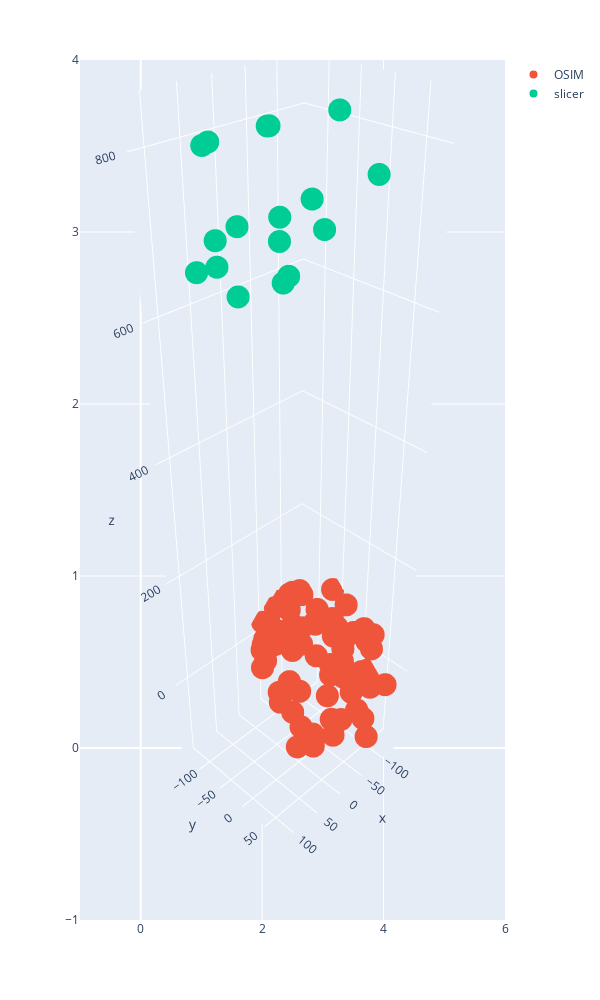

Write notebook code for a chart like this one.
### Code cell
import plotly.express as px
import plotly.graph_objects as go
fig = px.scatter(width=600, height=1000)
fig.add_trace(go.Scatter3d(x = pelvis_osim_mark_mscl['r'], y = pelvis_osim_mark_mscl['a'], z=pelvis_osim_mark_mscl['s'], mode = 'markers', name = 'OSIM'))
fig.add_trace(go.Scatter3d(x = pelvis_mri['r'],  y = pelvis_mri['a'], z=pelvis_mri['s'], mode = 'markers', name = 'slicer'))
fig.update_scenes(aspectmode="data" )
fig.update_scenes(aspectmode="data" )
camera = dict(
    up=dict(x=0, y=0, z=1),
    center=dict(x=0, y=0, z=0),
    eye=dict(x=2, y=2, z=2)
)
fig.update_layout(scene_camera=camera)
fig.show()

### Figure 1 — Plotly figure (JSON) as saved in the notebook; plotly's stock layout.template omitted (floating-point values rounded to 4 significant figures)
{"data": [{"hovertemplate": "<extra></extra>", "legendgroup": "", "marker": {"color": "#636efa", "symbol": "circle"}, "mode": "markers", "name": "", "orientation": "v", "showlegend": false, "type": "scatter", "xaxis": "x", "yaxis": "y"}, {"mode": "markers", "name": "OSIM", "type": "scatter3d", "x": [0.5879, 0.5879, -137.9, -137.9, 0, -68.68, -68.68, -109.2, -109.2, -114.3, -114.3, -83.64, -83.64, -30.69, -56.28, -56.28, -100.7, -19.1, -7.58, -74.04, -89.62, -52.66, -30.98, -104, -123.1, -125.7, -131.7, -134.4, -130, -127.3, -49.14, -84.73, -99.87, -29.58, -61.6, -78.9, -47.36, -60.5, -13.5, -101.8, -102.0, -60.6, -20.5, -24, -19.5, -98.7, -103.8, -20.34, -19.1, -7.58, -74.04, -89.62, -52.66, -30.98, -104, -123.1, -125.7, -131.7, -134.4, -130, -127.3, -49, -85, -100, -30, -61.6, -78.9, -47.36, -60.5, -13.5, -101.8, -102.0, -60.6, -20.5, -24, -19.5, -98.7, -103.8, -20], "y": [-3.874, -3.874, 17.54, 17.54, 0, 77.03, 77.03, -69.79, -69.79, -108.4, -108.4, -133.1, -133.1, -111.0, -78.49, -78.49, 81.5, -94, -88.9, -127.7, -129.8, -120.8, -107.6, -119.1, 34.5, -24.2, 8.7, -60.9, -52.5, -126.3, 26.15, 54.63, 15.56, -0.1082, 10.0, -15.5, -129.3, 30.9, -55.7, -6.53, -30.66, 62, -65.4, -38.8, -15.6, -114, -125.3, 10.85, -94, -88.9, -127.7, -129.8, -120.8, -107.6, -119.1, 34.5, -24.2, 8.7, -60.9, -52.5, -126.3, 26, 55, 16, 0, 10, -15.5, -129.3, 30.9, -55.7, -6.53, -30.66, 62, -65.4, -38.8, -15.6, -114, -125.3, 11], "z": [-126.2, 126.2, -39.8, 39.8, 0, 93.13, -93.13, 50.2, -50.2, 54, -54, 43.47, -43.47, 0, 77.26, -77.26, 0, 15.4, 18.88, 39.82, 41.71, 28.54, 13.65, 58.6, 56.3, 77.9, 46.2, 81.3, 9, 43.5, 115.3, 81.98, 63.9, 118.5, 101.1, 79.8, 24.56, 84.3, 75.6, 13.51, 60.92, 39, 65.6, 93.3, 105.6, 61.4, 51.5, 129.3, -15.4, -18.88, -39.82, -41.71, -28.54, -13.65, -58.6, -56.3, -77.9, -46.2, -81.3, -9, -43.5, -115, -82, -64, -118, -101, -79.8, -24.56, -84.3, -75.6, -13.51, -60.92, -39, -65.6, -93.3, -105.6, -61.4, -51.5, -129]}, {"mode": "markers", "name": "slicer", "type": "scatter3d", "x": [-103.2, 114.9, -44.46, 58.77, 5.853, 102.4, -93.8, 59.83, -40.35, 72.23, -56.63, 48.3, -32.83, 8.008, 91.67, -71.62, 5.798], "y": [19.22, 21.65, -96.94, -93.34, 20.44, -32.05, -34.49, -77.22, -76.42, -97.93, -93.96, -54.84, -54.31, -21.9, -39.04, -33.4, -47.02], "z": [760.3, 759.4, 802.2, 803.1, 759.8, 829.0, 822.1, 701.3, 702.0, 660.6, 662.7, 636.9, 637.2, 651.6, 691.0, 690.3, 822.2]}], "layout": {"height": 1000, "legend": {"tracegroupgap": 0}, "margin": {"t": 60}, "scene": {"aspectmode": "data", "camera": {"center": {"x": 0, "y": 0, "z": 0}, "eye": {"x": 2, "y": 2, "z": 2}, "up": {"x": 0, "y": 0, "z": 1}}}, "width": 600, "xaxis": {"anchor": "y", "domain": [0, 1]}, "yaxis": {"anchor": "x", "domain": [0, 1]}}}
